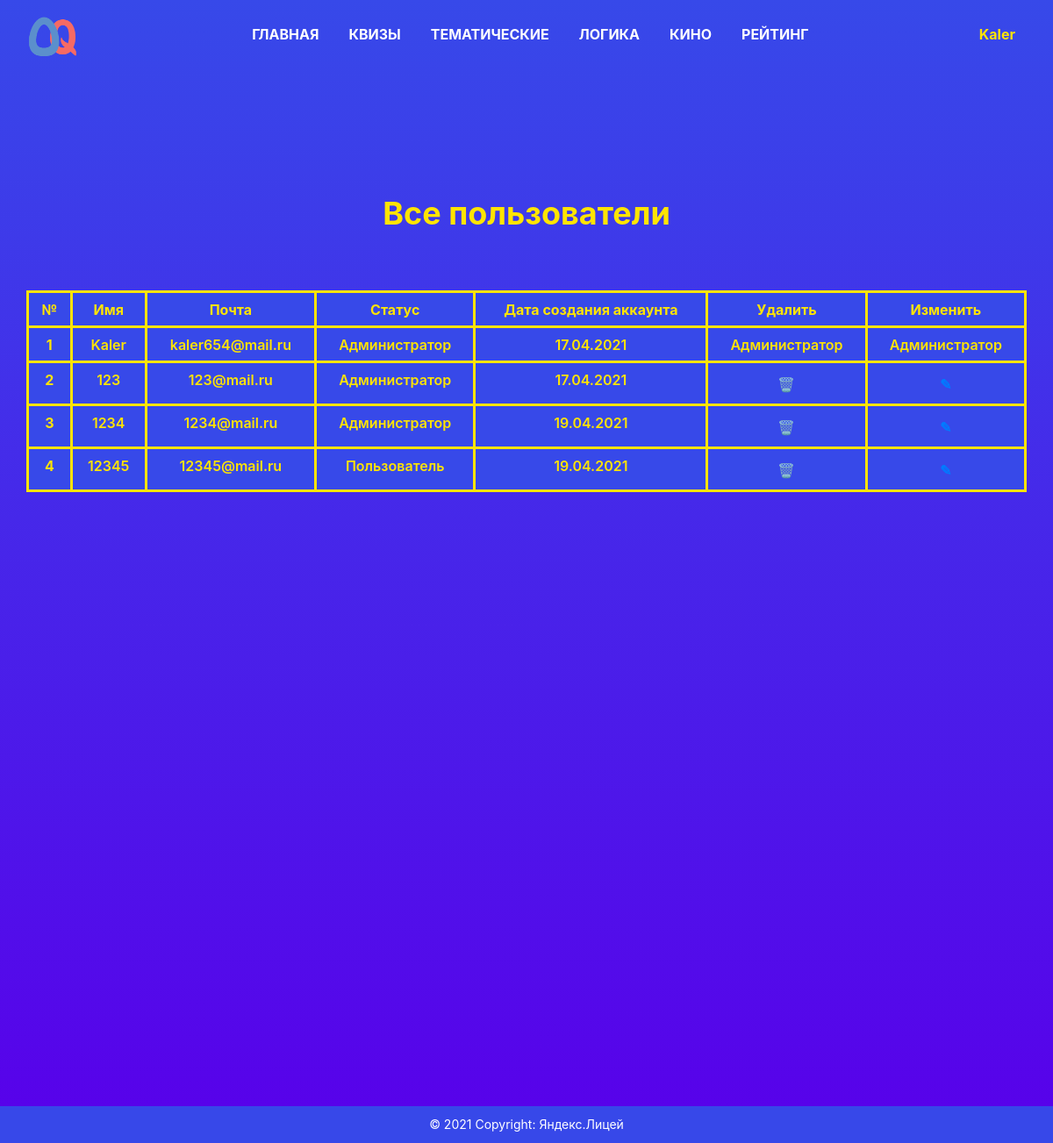
The page /all_users (signed in) on the database as committed earlier.
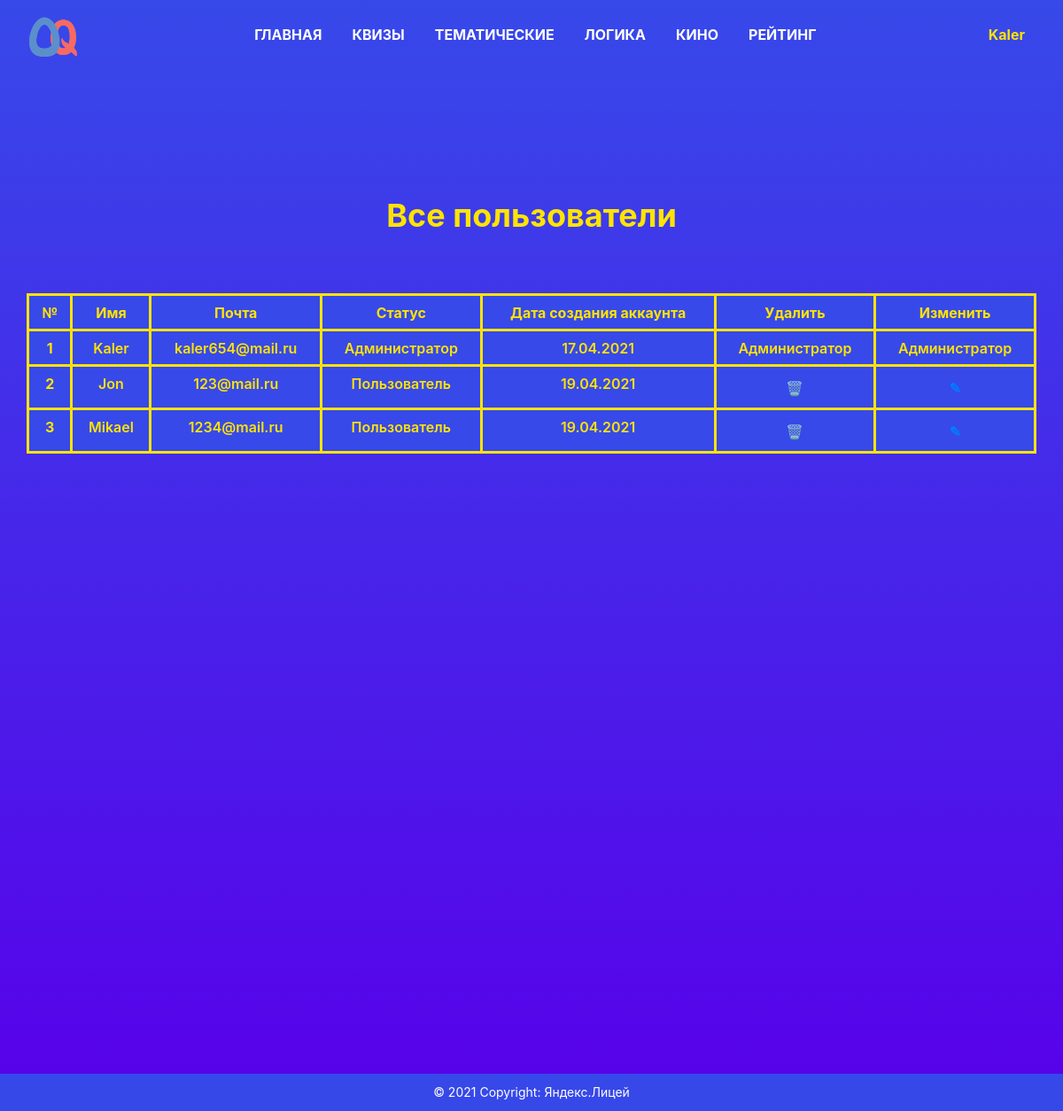
The same page on the database as committed later.
### data/users.py (models this page shows, shortened)
class User(SqlAlchemyBase, UserMixin):
    __tablename__ = 'users'
    id = sqlalchemy.Column(sqlalchemy.Integer,
                           primary_key=True, autoincrement=True)
    name = sqlalchemy.Column(sqlalchemy.String, nullable=True)
    email = sqlalchemy.Column(sqlalchemy.String,
                              index=True, unique=True, nullable=True)
    status = sqlalchemy.Column(sqlalchemy.String, nullable=True)
    hashed_password = sqlalchemy.Column(sqlalchemy.String, nullable=True)
    created_date = sqlalchemy.Column(sqlalchemy.DateTime,
                                     default=datetime.datetime.now)

### views.py (the view)
@app.route('/all_users')
@login_required
def all_users():
    if current_user.id == 1 or current_user.status == "Администратор":
        users_info = []
        db_sess = db_session.create_session()
        users = db_sess.query(User).all()
        for user in users:
            users_info.append(
                (
                    user.id, user.name, user.email, user.status,
                    user.created_date.strftime("%d.%m.%Y")))
        return render_template("users.html", users=users_info, current_user=current_user)
    abort(404)

### data/db_session.py (called while the page is built)
def create_session() -> Session:
    global __factory
    return __factory()

### views.py (called while the page is built)
@login_manager.user_loader
def load_user(user_id):
    db_sess = db_session.create_session()
    return db_sess.query(User).get(user_id)

### templates/users.html
{% extends "base.html" %}
{% block content %}
<div class="users">
	<div class="users__content">
		<div class="container">
			<div class="users__title">Все пользователи</div>
			<div class="users__table">
				<table class="users__table table">
				  <thead>
				    <tr>
				      <th>№</th>
				      <th>Имя</th>
				      <th>Почта</th>
				      <th>Статус</th>
				      <th>Дата создания аккаунта</th>
				      <th>Удалить</th>
				      <th>Изменить</th>
				    </tr>
				  </thead>
				  <tbody>
				  	{% for user in users %}
				  		<tr>
				      		<th scope="row">{{ loop.index }}</th>
				      		<td>{{ user[1] }}</td>
				      		<td>{{ user[2] }}</td>
				      		<td>{{ user[3] }}</td>
				      		<td>{{ user[4] }}</td>
				      		{% if user[0] != 1 and user[3] != "Администратор" or current_user.id == 1 and user[0] != 1 %}
					      		<td>
					      			<div class="users__btn yellow__btn2">
										<a href="/user_delete/{{ user[0] }}">🗑</a>
									</div>
					      		</td>
					      		<td>
					      			<div class="users__btn yellow__btn2">
										<a href="/user_edit/{{ user[0] }}">✎</a>
									</div>
					      		</td>
					      	{% else %}
					      		<td>Администратор</td>
					      		<td>Администратор</td>
					      	{% endif %}
				    	</tr>
				  	{% endfor %}
				  </tbody>
				</table>
			</div>
		</div>
	</div>
</div>
{% endblock %}

### templates/base.html (shortened to what this page needs)
<!doctype html>
<html lang="en">
<head>
    <link rel="stylesheet"
          href="https://stackpath.bootstrapcdn.com/bootstrap/4.4.1/css/bootstrap.min.css"
>
    <link rel="stylesheet" type="text/css" href="/static/css/style.css"/>
</head>
<body>
  <div class="wrapper">
    <div class="header">
      <header>
        <nav class="navbar navbar-expand-lg navbar-light">
          <div class="container-fluid">
              <a class="navbar-brand" href="/">
                <img class="navbar__logo" src="../static/img/logo.png" width="64px" height="64px;">
              </a>
              {% if current_user.is_authenticated %}
                  <div class="collapse navbar-collapse" id="navbarNav">
              {% else %}
                  <div class="collapse navbar-collapse navbar__margin" id="navbarNav">
              {% endif %}
                <ul class="navbar-nav">
                  <li class="nav-item">
                    <a class="nav-link active" aria-current="page" href="/">ГЛАВНАЯ</a>
                  </li>
                  <li class="nav-item">
                    <a class="nav-link" href="/quizzes">КВИЗЫ</a>
                  </li>
                  <li class="nav-item">
                    <a class="nav-link" href="/thematic">ТЕМАТИЧЕСКИЕ</a>
                  </li>
                  <li class="nav-item">
                    <a class="nav-link" href="/logic">ЛОГИКА</a>
                  </li>
                  <li class="nav-item">
                    <a class="nav-link" href="/movie">КИНО</a>
                  </li>
                  <li class="nav-item">
                    <a class="nav-link" href="/rating">РЕЙТИНГ</a>
                  </li>
                </ul>
              </div>
              {% if current_user.is_authenticated %}
                  <div class="user_name__wrapper">
                    <a class="nav-link user_name" href="/profile/{{current_user.name}}">{{ current_user.name }}</a>
                  </div>
              {% else %}
                  <div class="form__btns">
                      <a class="btn btn-primary form__btn" href="/register">Зарегистрироваться</a>
                      <a class="btn btn-success form__btn" href="/login">Войти</a>
                  </div>
              {% endif %}
          </div>
        </nav>
      </header>
    </div>
    <div class="content">
      <main role="main">
        {% block content %}{% endblock %}
      </main>
    </div>
    <div class="footer">
      <footer class="text-center text-lg-start">
        <div class="text-center p-3">
          © 2021 Copyright:
          <a href="https://yandexlyceum.ru/" class="footer__yandex">Яндекс.Лицей</a>
        </div>
      </footer>
    </div>
  </div>
</body>
</html>

### static/css/style.css (style rules this page uses)
* { padding: 0; margin: 0; border: 0; }
*,*:before,*:after { -moz-box-sizing: border-box; -webkit-box-sizing: border-box; box-sizing: border-box; }
nav,footer,header,aside { display: block; }
html,body { height: 100%; width: 100%; font-size: 100%; line-height: 1; font-size: 14px; -ms-text-size-adjust: 100%; -moz-text-size-adjust: 100%; -webkit-text-size-adjust: 100%; }
a, a:visited { text-decoration: none; }
ul li { list-style: none; }
img { vertical-align: top; }
body { position: relative; height: 100%; width: 100%; }
.wrapper { background: -webkit-gradient(linear,left top,left bottom,from(#3749e9),to(#5800ea)); display: flex; flex-direction: column; }
.container { max-width: 1170px; }
.content { margin-bottom: 100px; }
.navbar { width: 100%; position: fixed; z-index: 999; background: transparent; transition: background 500ms linear; }
.navbar-collapse { justify-content: center; }
.navbar-brand { width: 64px; height: 64px; }
.nav-item { padding: 0px 10px; font-size: 16px; font-weight: bold; }
.nav-item a { color: white !important; }
.p-3 { background-color: #3748e9; }
footer { color: #ffffff; }
footer a { color: #ffffff; }
.yellow__btn2 { font-style: normal; font-weight: 900; font-size: 16px; line-height: 20px; display: inline-block; align-items: center; text-transform: uppercase; color: #000000; background: #FFE400; text-decoration: none; transition: all 0.5s ease; outline: none; border: none; position: relative; cursor: pointer; width: 150px; height: 50px; font-weight: bold; }
.yellow__btn2 a { display: block; padding: 15px 0px 15px 0px; }
.user_name { color: #FFE400; font-weight: 700; font-size: 16px; }
.my_questions__table th, tr, td { border: 3px solid #FFE400; }
.rating__table th, tr, td { border: 3px solid #FFE400; }
.users { padding-top: 225px; text-align: center; }
.users__content { margin-bottom: 50%; text-align: center; }
.users__title { font-size: 36px; margin-bottom: 70px; font-weight: 700; color: #FFE400; }
.users__table { background-color: #3749e9; color: #FFE400; font-weight: 600; font-size: 16px; }
.users__table th, tr, td { border: 3px solid #FFE400; }
.users__btn { width: 70px; height: 25px; color: black; font-size: 16px; background: transparent; }
.users__btn a { display: block; padding: 3px 0px 3px 0px; }
.moderation__table th, tr, td { border: 3px solid #FFE400; }
.quizes__table th, tr, td { border: 3px solid #FFE400; }
.questions__table th, tr, td { border: 3px solid #FFE400; }

Rows that differ between the two databases and show on the page:
removed User: name "123", email "123@mail.ru", status "Администратор", user "17.04.2021"
removed User: name "1234", email "1234@mail.ru", status "Администратор", user "19.04.2021"
removed User: name "12345", email "12345@mail.ru", status "Пользователь", user "19.04.2021"
added User: name "Jon", email "123@mail.ru", status "Пользователь", user "19.04.2021"
added User: name "Mikael", email "1234@mail.ru", status "Пользователь", user "19.04.2021"
